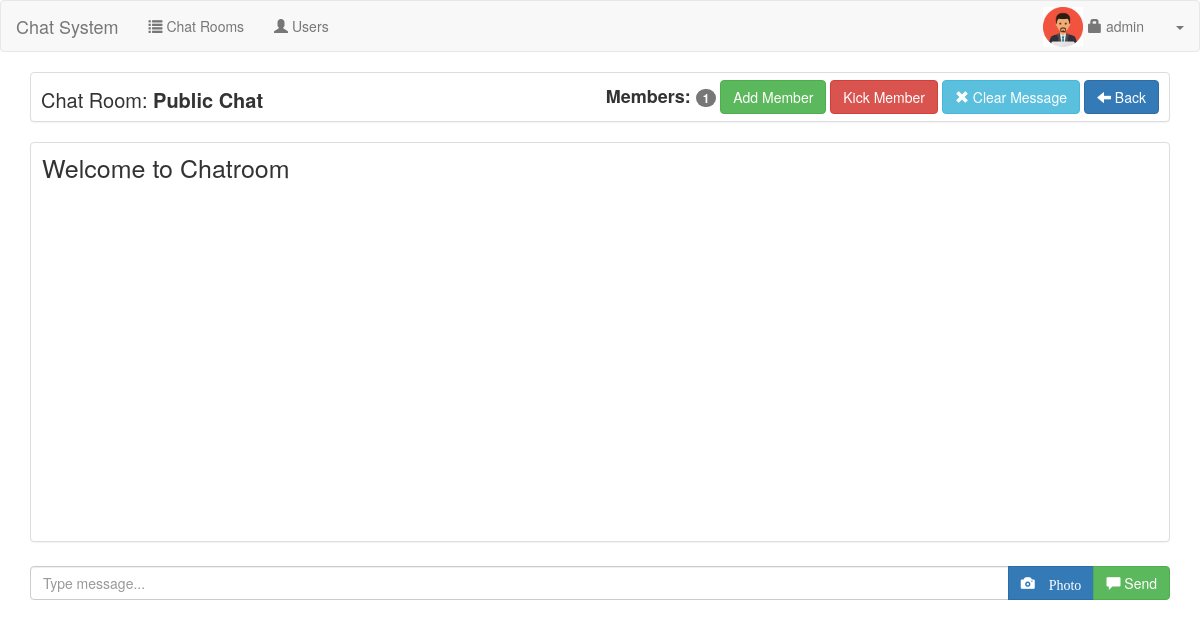
/admin/chatroom.php?id=7 (signed in), run on the app's committed database.
### tables this page shows
CREATE TABLE `user` (
  `userid` int(11) NOT NULL,
  `username` varchar(30) NOT NULL,
  `password` varchar(150) DEFAULT NULL,
  `uname` varchar(60) NOT NULL,
  `photo` varchar(200) NOT NULL,
  `access` int(1) NOT NULL
);

CREATE TABLE `chatroom` (
  `chatroomid` int(11) NOT NULL,
  `chat_name` varchar(60) NOT NULL,
  `date_created` datetime NOT NULL,
  `chat_password` varchar(30) NOT NULL,
  `userid` int(11) NOT NULL
);

### admin/session.php (called while the page is built, shortened)
<?php
	include('../conn.php');
	$sq=mysqli_query($conn,"select * from `user` where userid='".$_SESSION['id']."'");
	$srow=mysqli_fetch_array($sq);
	$user=$srow['username'];
?>

### admin/navbar.php (shortened to what this page needs)
<nav class="navbar navbar-default">
    <div class="container-fluid">
		<div class="navbar-header">
			<a class="navbar-brand" href="#">Chat System</a>
		</div>
		<ul class="nav navbar-nav">
			<li><a href="index.php"><span class="glyphicon glyphicon-list"></span> Chat Rooms</a></li>
			<li><a href="user.php"><span class="glyphicon glyphicon-user"></span> Users</a></li>
		</ul>
		<ul class="nav navbar-nav navbar-right">
		<li><img src="../<?php if(empty($srow['photo'])){echo "upload/profile.jpg";}else{echo $srow['photo'];} ?>" style="height:40px; width:40px; position:relative; top:6px; left:10px;"></li>
			<li><a href="#account" data-toggle="modal"><span class="glyphicon glyphicon-lock"></span> <?php echo $user; ?></a></li>
			<li class="dropdown">
				<a class="dropdown-toggle" data-toggle="dropdown" href="#"><span class="caret"></span></a>
			</li>
		</ul>
    </div>
</nav>

### admin/room.php (shortened to what this page needs)
<div class="col-lg-12">
          <div class="panel panel-default" style="height:50px;">
		<span style="font-size:20px; margin-left:10px; position:relative; top:13px;">Chat Room: <strong><?php  echo $chatrow['chat_name']; ?></strong></span>
		<div class="pull-right" style="margin-right:10px; margin-top:7px;">
			<span id="user_details" style="font-size:18px; position:relative; top:2px;"><strong>Members: </strong><span class="badge"><?php echo mysqli_num_rows($cmem); ?></span></span>
			<a href="#add_member" data-toggle="modal" class="btn btn-success">Add Member</a>
			<a href="#kick_member" data-toggle="modal" class="btn btn-danger">Kick Member</a>
			<a href="#clear_message" data-toggle="modal" class="btn btn-info" ><span class="glyphicon glyphicon-remove"></span> Clear Message</a>
			<a href="index.php" class="btn btn-primary"><span class="glyphicon glyphicon-arrow-left"></span> Back</a>
		</div>
	</div>
	<div>
		<div class="panel panel-default" style="height: 400px;">
			<div style="height:7px;"></div>
			<span style="font-size:25px; margin-left:11px; ">Welcome to Chatroom</span><br>
			<div style="height:30px;"></div>
		</div>
		<div style="height:4px;"></div>
		<div class="input-group">
			<input type="text" class="form-control" placeholder="Type message..." id="chat_msg">
			<span class="input-group-btn">
			<button class="btn btn-primary" value="<?php echo $id; ?>">
			<span class="glyphicon glyphicon-camera" data-toggle="modal" data-target="#file" > Photo
			<button class="btn btn-success" type="submit" id="send_msg" value="<?php echo $id; ?>">
			<span class="glyphicon glyphicon-comment"></span> Send
			</button>
			</span>
		</div>
	</div>
</div>

### data on the page
user: photo (picture), username "admin"
chatroom: chat_name "Public Chat"

### other printed values
mysqli_num_rows($cmem) "1"
